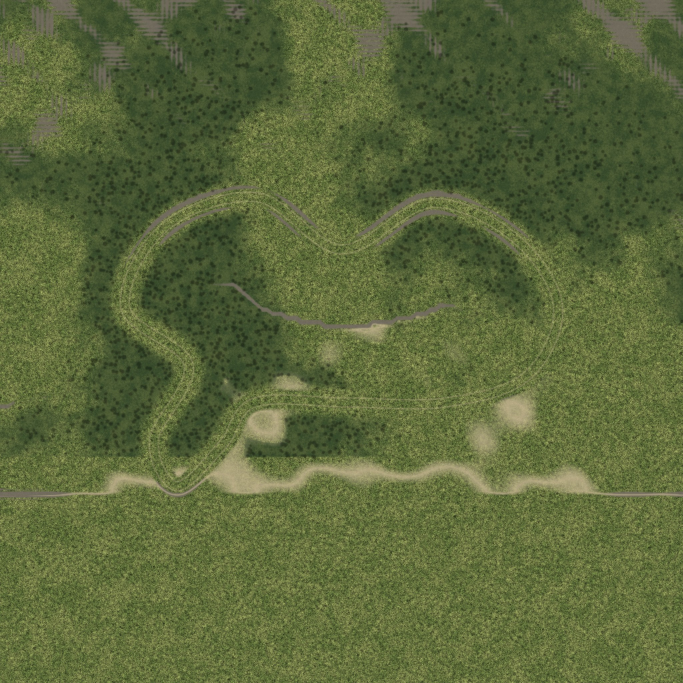
#> input picture game/assets/maps/KuroshioCircuit/ground.jpg, 2048 x 2048 px, given in place of icon.png, which was not available (shown at 1/3 size)
$ python make_android_icons.py out.png
#> lines starting #> are read from the running program, lines starting #| are printed output that depends on the picture; after the words box and inside, x2 and y2 are one past the last pixel; in counts of white or black regions, pixels touching at a corner belong together
"""从 game/icon.png 生成安卓自适应图标的三层（前景 / 背景 / 单色），输出到 game/android_icons/。

用法（项目根目录）：python scripts/make_android_icons.py
图标改了就重跑一次再提交。目录里有 .gdignore，Godot 不导入、不打进 pck，只在导出安卓时读取。

做法：
- 背景：拟合原图的渐变底色（对每个通道做 x、y 的二次曲面最小二乘），按可见区域铺满 432x432。
- 前景：原图与渐变底色差得多的像素就是赛道和斜纹，按差值求透明度、反算出原色，
  缩到自适应图标的安全区内（108dp 画布里直径 66dp 的圆，432px 下半径 132px）。
- 单色：前景的透明度，白色，给 Android 13 的主题图标用。
"""
import os
import sys

import numpy as np
from PIL import Image

ROOT = os.path.dirname(os.path.dirname(os.path.abspath(__file__)))
SRC = os.path.join(ROOT, "game", "icon.png")
DST = os.path.join(ROOT, "game", "android_icons")
N = 432            # 自适应图标每层 108dp，按 xxxhdpi 4 倍
SAFE_R = 128.0     # 前景内容的最大半径（略小于安全区 132px，给描边留一点余量）


def basis(x, y):
    return np.stack([np.ones_like(x), x, y, x * x, y * y, x * y], axis=-1)


def main() -> int:
    im = np.asarray(Image.open(SRC).convert("RGB"), dtype=np.float64)
    h, w, _ = im.shape
#> h = 2048; w = 2048
    yy, xx = np.mgrid[0:h, 0:w]
    u, v = xx / (w - 1), yy / (h - 1)

    # 先用“偏橙红、不黑不白”的像素粗拟合一次，再只用和拟合值接近的像素精修一次
    r, g, b = im[..., 0], im[..., 1], im[..., 2]
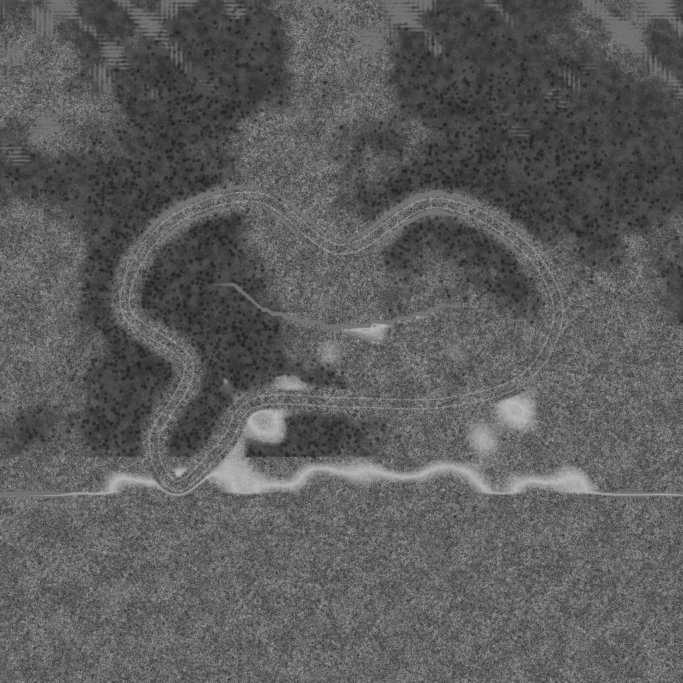
#> r: shape (2048, 2048) float64 (shown at 1/3 size); min 21, max 193, mean 91.8
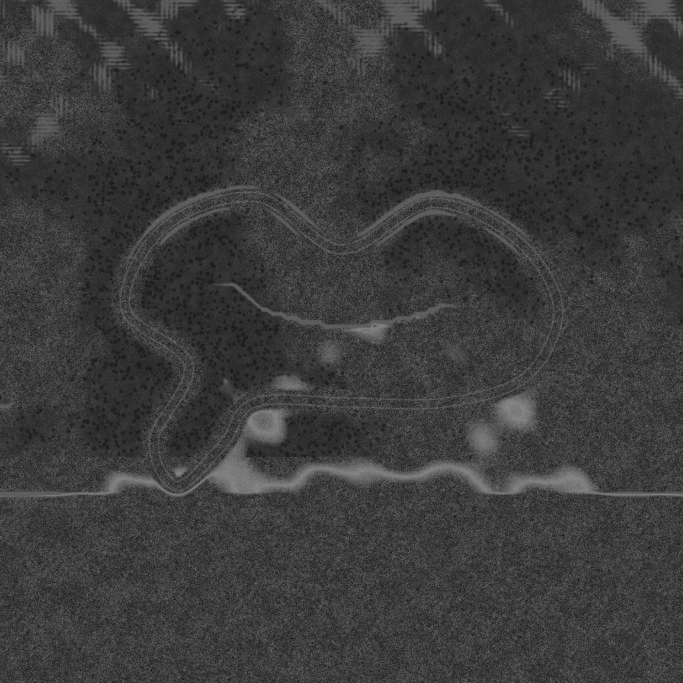
#> b: shape (2048, 2048) float64 (shown at 1/3 size); min 0, max 142, mean 59.3
    mask = (r > 150) & (r - b > 60) & (g < 140)
#> mask: shape (2048, 2048) bool; every value is 0
    A = basis(u, v)
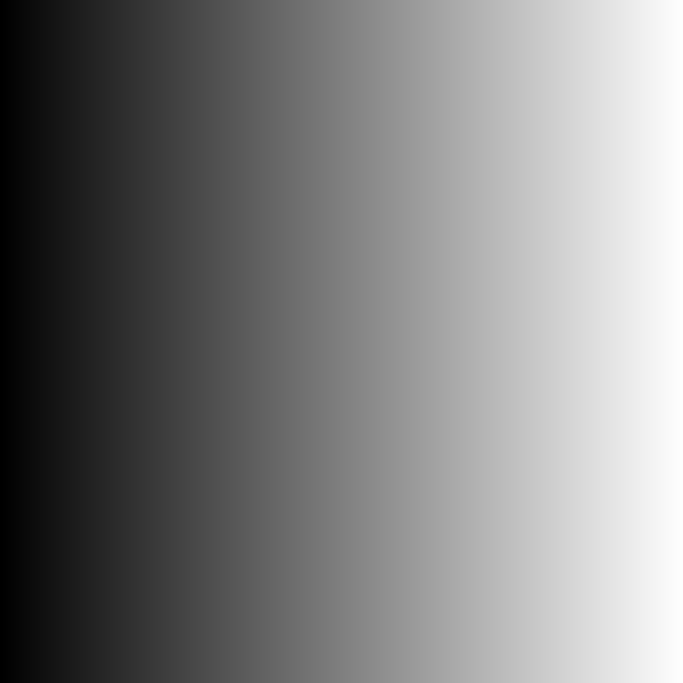
#> u: shape (2048, 2048) float64 (shown at 1/3 size); min 0, max 1, mean 0.5
    for _ in range(2):
        coef, *_ = np.linalg.lstsq(A[mask], im[mask], rcond=None)
        bg = A @ coef
        diff = np.abs(im - bg).max(axis=-1)
        mask = diff < 10.0

    # 前景透明度：差值 8 以下算底色，40 以上算完全不透明
    alpha = np.clip((diff - 8.0) / 32.0, 0.0, 1.0)
    a3 = alpha[..., None]
    fg = np.where(a3 > 1e-3, (im - (1.0 - a3) * bg) / np.maximum(a3, 1e-3), 0.0)
    fg = np.clip(fg, 0.0, 255.0)

    ys, xs = np.nonzero(alpha > 0.05)
    cx, cy = (xs.min() + xs.max()) * 0.5, (ys.min() + ys.max()) * 0.5
#> cx = 1023.5; cy = 1023.5
    rmax = np.sqrt((xs - cx) ** 2 + (ys - cy) ** 2).max()
#> rmax = 1447.4
    scale = SAFE_R / rmax
#> scale = 0.0884
    print(f"前景范围 x {xs.min()}-{xs.max()} y {ys.min()}-{ys.max()}，最大半径 {rmax:.0f}px，缩放 {scale:.3f}")
#| 前景范围 x 0-2047 y 0-2047，最大半径 1447px，缩放 0.088

    rgba = np.dstack([fg, alpha * 255.0]).astype(np.uint8)
    fg_img = Image.fromarray(rgba, "RGBA")
    # 预乘后缩放，避免透明边缘发黑
    pm = np.dstack([fg * a3, alpha[..., None] * 255.0]).astype(np.float64)
    side = int(round(w * scale))
#> side = 181
    pm_img = [Image.fromarray(pm[..., c].astype(np.float32), "F").resize((side, side), Image.LANCZOS) for c in range(4)]
#> pm_img = 4 items
    pm_s = np.stack([np.asarray(c) for c in pm_img], axis=-1)
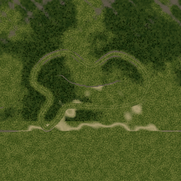
#> pm_s: shape (181, 181, 4) float32; mean of channels 0, 1, 2, 3 91.8, 104.3, 59.3, 255; transparent parts drawn white
    a_s = np.clip(pm_s[..., 3], 0.0, 255.0)
    rgb_s = np.where(a_s[..., None] > 0.5, pm_s[..., :3] / np.maximum(a_s[..., None] / 255.0, 1e-3), 0.0)
    small = np.dstack([np.clip(rgb_s, 0, 255), a_s]).astype(np.uint8)

    canvas = np.zeros((N, N, 4), dtype=np.uint8)
    # 内容中心放到画布中心
    ox = int(round(N * 0.5 - cx * scale))
#> ox = 125
    oy = int(round(N * 0.5 - cy * scale))
#> oy = 125
    x0, y0 = max(ox, 0), max(oy, 0)
#> x0 = 125; y0 = 125
    x1, y1 = min(ox + side, N), min(oy + side, N)
#> x1 = 306; y1 = 306
    canvas[y0:y1, x0:x1] = small[y0 - oy:y1 - oy, x0 - ox:x1 - ox]
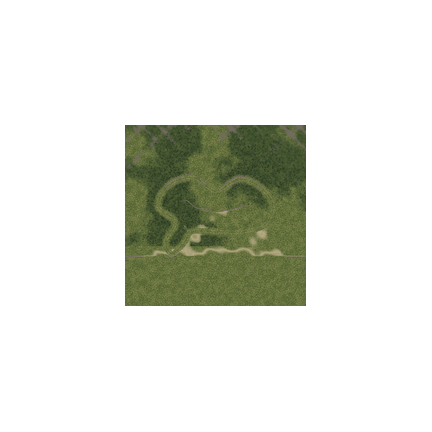
#> canvas: shape (432, 432, 4); mean of channels 0, 1, 2, 3 16, 18.2, 10.3, 44.8; transparent parts drawn white
    del fg_img

    # 背景：可见区域（中间 72dp，即 288px）对应原图整幅渐变
    by, bx = np.mgrid[0:N, 0:N]
    bu = (bx - 72.0) / 287.0
    bv = (by - 72.0) / 287.0
    bgi = np.clip(basis(bu, bv) @ coef, 0, 255).astype(np.uint8)
#> bgi: shape (432, 432, 3); every value is 0

    mono = np.zeros((N, N, 4), dtype=np.uint8)
    mono[..., :3] = 255
    mono[..., 3] = canvas[..., 3]

    os.makedirs(DST, exist_ok=True)
    with open(os.path.join(DST, ".gdignore"), "w", encoding="utf-8") as f:
        f.write("")
    Image.fromarray(canvas, "RGBA").save(os.path.join(DST, "foreground_432.png"), optimize=True)
    Image.fromarray(bgi, "RGB").save(os.path.join(DST, "background_432.png"), optimize=True)
    Image.fromarray(mono, "RGBA").save(os.path.join(DST, "monochrome_432.png"), optimize=True)

    # 预览：前景叠在背景上，再套圆形遮罩，看看会不会被裁
    prev = Image.fromarray(bgi, "RGB").convert("RGBA")
    prev.alpha_composite(Image.fromarray(canvas, "RGBA"))
    circ = Image.new("L", (N, N), 0)
#> circ: PIL image 432x432 L; every value is 0
    d = np.sqrt((bx - N * 0.5 + 0.5) ** 2 + (by - N * 0.5 + 0.5) ** 2)
    circ = Image.fromarray(((d < 144.0) * 255).astype(np.uint8), "L")
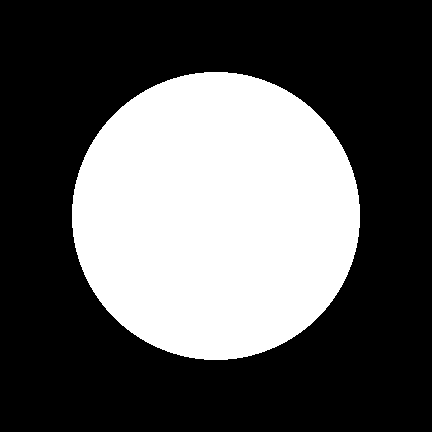
#> circ: PIL image 432x432 L; 34.9% white; 1 white region, box (x1, y1, x2, y2) and area: (72, 72, 360, 360) 65168
    out = Image.new("RGBA", (N, N), (40, 40, 40, 255))
    out.paste(prev, (0, 0), circ)
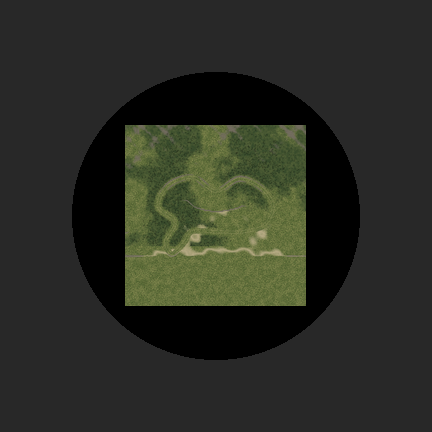
#> out: PIL image 432x432 RGBA; mean R, G, B, A 42.1, 44.3, 36.3, 255
    if len(sys.argv) > 1:
        out.save(sys.argv[1])
        print("预览:", sys.argv[1])
    print("已写入", DST)
    return 0


if __name__ == "__main__":
    sys.exit(main())
#> (the program exits here)
